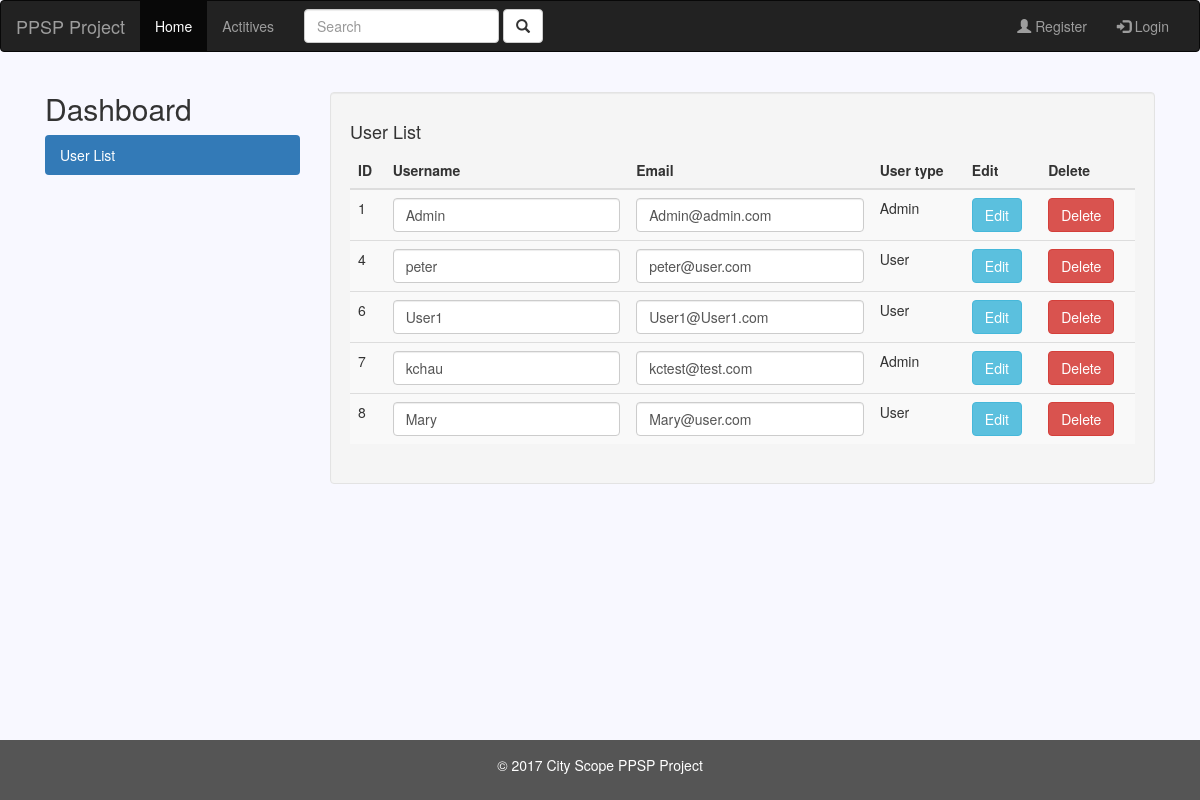
The app's page /index.php/admin/edit_user with its own data.
### tables this page shows
CREATE TABLE `users` (
  `id` int(11) UNSIGNED NOT NULL,
  `username` varchar(255) NOT NULL DEFAULT '',
  `email` varchar(255) NOT NULL DEFAULT '',
  `password` varchar(255) NOT NULL DEFAULT '',
  `avatar` varchar(255) DEFAULT 'default.jpg',
  `created_at` datetime NOT NULL,
  `updated_at` datetime DEFAULT NULL,
  `is_admin` tinyint(1) UNSIGNED NOT NULL DEFAULT '0',
  `is_confirmed` tinyint(1) UNSIGNED NOT NULL DEFAULT '0',
  `is_deleted` tinyint(1) UNSIGNED NOT NULL DEFAULT '0'
);

### application/controllers/Admin.php (called while the page is built, shortened)
<?php
class Admin extends CI_Controller{
    public function __construct() {
		$this->load->library(array('session'));
		$this->load->helper(array('url'));
		$this->load->helper('form');
		$this->load->model('admin_model');
	}
	public function list_user(){
		$user = $this->admin_model->list_user();
		return $user;
	}
	public function edit_user(){
		$id 	  = $this->input->post('id');
		$username = $this->input->post('username');
		$email    = $this->input->post('email');
		$data = array(
				'USERNAME'=> $username,
				'EMAIL'=> $email,
		);
		$this->admin_model->edit_user($id, $data);
		$data["user"] = $this->list_user();
		$this->load->view('header');
		$this->load->view('admin/board', $data);
		$this->load->view('footer');
	}
}
?>

### index.php (called while the page is built, shortened)
<?php
require_once BASEPATH.'core/CodeIgniter.php';

### application/models/Admin_model.php (called while the page is built, shortened)
<?php
class Admin_model extends CI_Model {
	public function list_user(){
	    $this->db->select('*');
		$this->db->from('users');
		return $this->db->get()->result();
	}
	public function edit_user($id, $data) {
		 $this->db->where('id', $id);
		return $this->db->update('users', $data);
	}
}
?>

### application/views/admin/board.php (the view, shortened to what this page needs)
<div class="container-fluid">
  <div class="row content">
    <div class="col-sm-3 sidenav hidden-xs">
      <h2>Dashboard</h2>
      <ul class="nav nav-pills nav-stacked">
        <li class="active"><a>User List</a></li>
      </ul><br>
    </div>
    <br>
    <div class="col-sm-9">
      <div class="well">
        <h4>User List</h4>
        <div class="row">
          <div class="col-md-12">
          <div class="table-responsive">
            <table id="mytable" class="table table-bordred table-striped">
            <thead>
              <th>ID</th>
              <th>Username</th>
              <th>Email</th>
              <th>User type</th>
              <th>Edit</th>
              <th>Delete</th>
            </thead>
            <?php foreach($user as $user){ ?>
            <?= form_open(base_url()."admin/edit_user") ?>
            <tbody>
              <tr>
                <td><input type="hidden" id="id" name="id" value="<?php echo $user->id; ?>"><?php echo $user->id; ?></td>
                <td><input type="text" class="form-control" id="username" name="username" value="<?php echo $user->username; ?>"></td>
                <td><input type="text" class="form-control" id="email" name="email" value="<?php echo $user->email; ?>"></td>
                <td><?php if ($user->is_admin === "1"){echo "Admin";}else{echo "User";}?></td>
                <td><input type="submit" class="btn btn-info" alt="Edit" value="Edit"></td>
             </form>
                <td>
                  <?= form_open(base_url()."admin/delete_user") ?>
                    <input type="submit" class="btn btn-danger" alt="Edit" value="Delete">
                  </form>
                </td>
            <?php } ?>
            </table>
          </div>
        </div>
        </div>
      </div>
    </div>
  </div>
</div>

### records on screen
users: id "1", username "Admin", email "Admin@admin.com", is_admin "Admin"
users: id "4", username "peter", email "peter@user.com", is_admin "User"
users: id "6", username "User1", email "User1@User1.com", is_admin "User"
users: id "7", username "kchau", email "kctest@test.com", is_admin "Admin"
users: id "8", username "Mary", email "Mary@user.com", is_admin "User"
